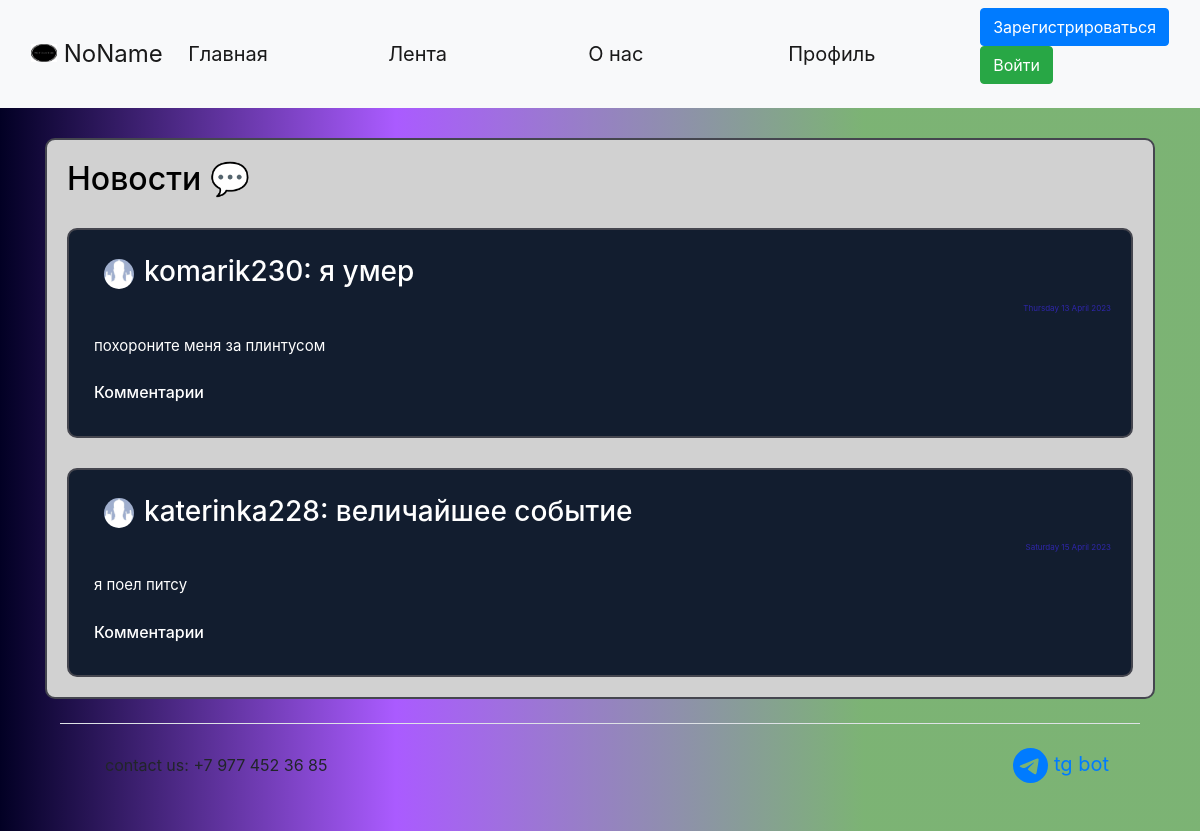
/news, run on an earlier commit of the app's database.
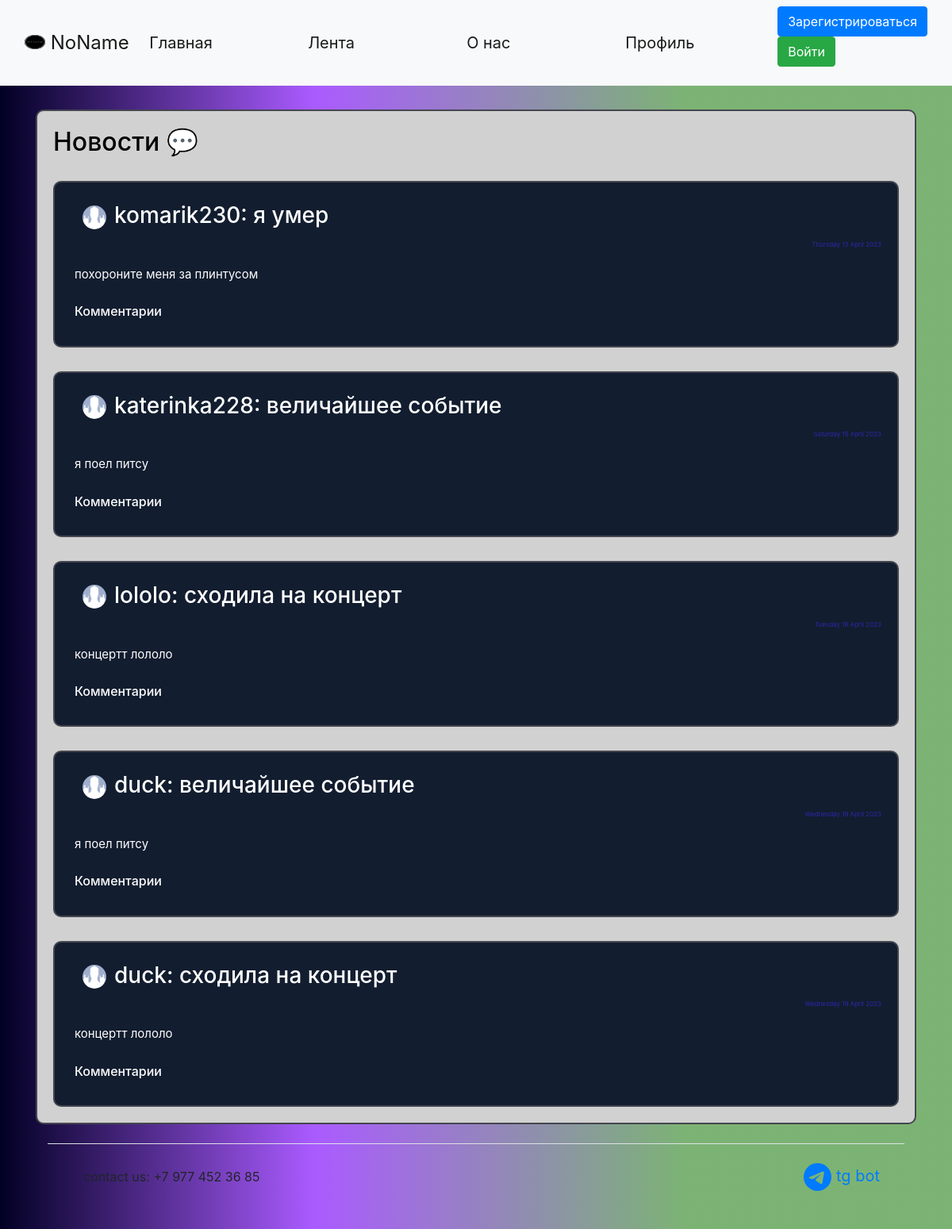
And on a later commit of the database.
### data/users.py (models this page shows, shortened)
class User(SqlAlchemyBase, UserMixin):
    __tablename__ = 'users'
    id = sqlalchemy.Column(sqlalchemy.Integer,
                           primary_key=True, autoincrement=True)
    name = sqlalchemy.Column(sqlalchemy.String)
    surname = sqlalchemy.Column(sqlalchemy.String)
    nickname = sqlalchemy.Column(sqlalchemy.String)
    age = sqlalchemy.Column(sqlalchemy.Integer)
    status = sqlalchemy.Column(sqlalchemy.String)
    about = sqlalchemy.Column(sqlalchemy.String)
    email = sqlalchemy.Column(sqlalchemy.String, unique=True)
    hashed_password = sqlalchemy.Column(sqlalchemy.String)
    modified_date = sqlalchemy.Column(sqlalchemy.DateTime, default=datetime.datetime.now)
    city_from = sqlalchemy.Column(sqlalchemy.String)
    habit = sqlalchemy.Column(sqlalchemy.String)  # id_1;id_2
    habits = orm.relation("Habits", back_populates='user')
    news = orm.relation("News", back_populates='user')
    comments = orm.relation("Comments", back_populates='user')

### data/news.py (models this page shows)
class News(SqlAlchemyBase, UserMixin):
    __tablename__ = 'news'
    id = sqlalchemy.Column(sqlalchemy.Integer,
                           primary_key=True, autoincrement=True)
    title = sqlalchemy.Column(sqlalchemy.String)
    content = sqlalchemy.Column(sqlalchemy.String)
    created_date = sqlalchemy.Column(sqlalchemy.DateTime,
                                     default=datetime.datetime.now)
    user_id = sqlalchemy.Column(sqlalchemy.Integer,
                                sqlalchemy.ForeignKey("users.id"))
    comms = sqlalchemy.Column(sqlalchemy.String)
    user = orm.relation('User')

### server.py (the view)
@app.route("/news", methods=['GET', 'POST'])
def news():
    db_sess = db_session.create_session()
    rec_news = db_sess.query(News).all()
    top_news = []
    news_index = 0
    path = 'static/img/users_photo/default.jpg'
    for news in rec_news:
        path = ''
        news_index += 1
        creator_nickname = (db_sess.query(User).filter(User.id == news.user_id).first()).nickname
        for images in os.listdir('static/img/users_photo'):
            if images.split('.')[0] == creator_nickname:
                path = 'static/img/users_photo/' + images
        if path == '':
            path = 'static/img/users_photo/default.jpg'
        comments = []
        if news.comms:
            if ';' in news.comms:
                for com_id in news.comms.split(';'):
                    comments.append(db_sess.query(Comments).filter(Comments.id == com_id).first())
            elif len(news.comms) == 1:
                com_id = news.comms
                comments = [db_sess.query(Comments).filter(Comments.id == com_id).first()]
        else:
            comments = []
        if len(comments) > 1:
            comments = sorted(comments, key=lambda x: x.created_date)
        comments_main = []
        for com in comments:
            comentor_nickname = db_sess.query(User).filter(User.id == com.user_id).first().nickname
            comments_main.append({'id': com.id,
                                  'content': com.content,
                                  'created_date': com.created_date.strftime("%A %d %B %Y"),
                                  'creator': comentor_nickname})
        comments = comments_main
        top_news.append({'id': news.id,
                         'title': news.title,
                         'content': news.content,
                         'created_date': news.created_date.strftime("%A %d %B %Y"),
                         'comms': comments,
                         'creator': creator_nickname,
                         'path': path})
    return render_template("news.html", top_news=top_news, path=path, random_id=random.randint(1, 2 ** 16),
                           title='Лента')

### data/db_session.py (called while the page is built)
def create_session() -> Session:
    global __factory
    return __factory()

### templates/news.html (shortened to what this page needs)
{% extends "base.html" %}
{% block content %}
<div class="page_border" style="color: black !important;">
    <h2>Новости &#128172;</h2>
    {% for new in top_news%}
    <div class="page_border" style="background-color: #121d2f !important;">
        <div class="menu_item">
            <h3><a><a><img
                    src={{new['path']}}?dummy={{random_id}} alt="avatar"
                    class="round_avatar"></a></a>{{new['creator']}}: {{new['title']}} </h3>
        </div>
        <div class="reposts">
            <p>{{new['created_date']}}</p>
        </div>
        <div class="menu_item">
            <p>{{new['content']}}</p>
        </div>
        <div class="menu_item">
            <h6>Комментарии
            </h6>
        </div>
    </div>
    {% endfor %}
</div>
{% endblock %}

### templates/base.html (shortened to what this page needs)
<!doctype html>
<html lang="en">
<head>
    <link rel="stylesheet" href="/static/css/style.css?random()">
    <link rel="stylesheet"
          href="https://stackpath.bootstrapcdn.com/bootstrap/4.4.1/css/bootstrap.min.css"
>
</head>
<body>
<header>
    <nav class="navbar navbar-expand-lg navbar-light bg-light">
        <div class="container-fluid">
            <a class="navbar-brand" style="width: 250px;" href="/">
                <img src="/static/img/logo.png" alt="" width="26" height="18"
                     class="d-inline-block text-align-center" style="margin-bottom:5px;">
                NoName
            </a>
            <div class="collapse navbar-collapse">
                <ul class="mx-auto navbar-nav">
                    <li class="nav-item">
                        <a class="nav-link active" style="width: 200px;" aria-current="page" href="/">Главная</a>
                    </li>
                    <li class="nav-item">
                        <a class="nav-link active" style="width: 200px;" href="/news">Лента</a>
                    </li>
                    <li class="nav-item">
                        <a class="nav-link active" style="width: 200px;" href="/info">О нас</a>
                    </li>
                    <li class="nav-item">
                        <a class="nav-link active" style="width: 200px;" href="/office">Профиль</a>
                </ul>
                {% if current_user.is_authenticated %}
                <a class="navbar-brand" href="/logout">{{current_user.nickname}}</a>
                {% else %}
                <p>
                    <a class="btn btn-primary " href="/register">Зарегистрироваться</a>
                    <a class="btn btn-success" href="/login">Войти</a>
                </p>
                {% endif %}
            </div>
        </div>
    </nav>
</header>
<main role="main" class="container">
    {% block content %}{% endblock %}
       <div class="container">
  <footer class="d-flex flex-wrap justify-content-between align-items-center py-3 my-4 border-top">
    <div class="col-md-4 d-flex align-items-center">
      <a href="/" class="mb-3 me-2 mb-md-0 text-body-secondary text-decoration-none lh-1">
        <svg class="bi" width="30" height="24"><use xlink:href="#bootstrap"></use></svg>
      </a>
      <span class="mb-3 mb-md-0 text-body-secondary">contact us: +7 977 452 36 85</span>
    </div>
    <ul class="nav col-md-4 justify-content-end list-unstyled d-flex">
        <li class="nav-item"><a href="https://t.me/ylteambot" class="nav-link active" aria-current="page">
        tg bot</a></li>
    </ul>
  </footer>
    </div>
</main>
</body>
</html>

### static/css/style.css (style rules this page uses)
body { // color: black; background: rgb(2,0,36); background: linear-gradient(90deg, rgba(2,0,36,1) 0%, rgba(123,0,255,0.644782913165266) 33%, rgba(23,121,9,0.5635504201680672) 72%); }
.nav-item { color: white; font-weight: 400; font-size: 20px !important; }
.navbar-brand { font-size: 24px !important; }
.page_border { background-color: #d1d1d1 !important; color: white !important; border: 2px solid #45464F; border-radius: 10px; padding: 20px !important; margin: 0 auto; margin-top: 30px; }
.menu_item { padding: 5px !important; font-size: 15px !important; }
.reposts { color: #2f26ab !important; font-size: 8px !important; text-align: right; }
.round_avatar { margin-left:10px; margin-right:10px; width: 30px !important; height: 30px !important; border-radius: 50px !important; }
.col-md-4 { display: inline-block; }
.page_border { color: black; }

What changed in the data, as far as the page shows it:
added User: creator "lololo"
added News: title "сходила на концерт", content "концертт лололо"
added User: creator "duck" "duck"
added News: title "величайшее событие", content "я поел питсу"
added News: title "сходила на концерт", content "концертт лололо"
Also different on the page:
new list line: ": Tuesday 18 April 2023 Комментарии"
new list line: ": Wednesday 19 April 2023 Комментарии"
